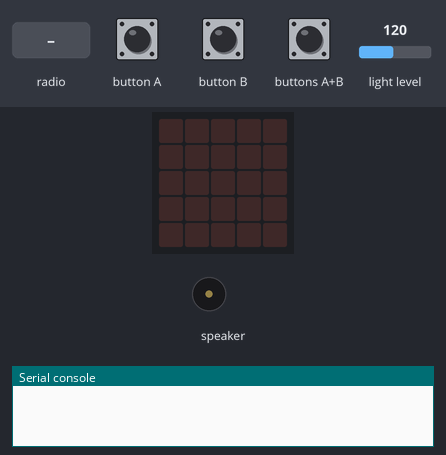
A program run on a simulated Calliope mini (MakeCode). On the bench: the board's 5×5 LED display, buzzer (waves = sounding), the last lines printed to the serial console. The inputs (shaded band) are chosen by the test bench; at power-on: light level 120. No radio messages arrive unless stated (any console line starting 'radio sent:' is added by the test bench).

Above: at 1.2 s.
1.3 s: button A pressed for 0.15 s
At 3.0 s:
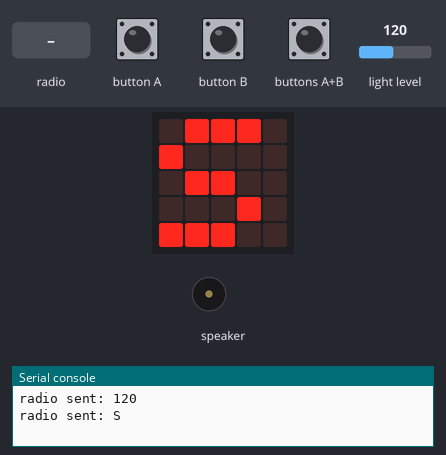
3.9 s: button B pressed for 0.15 s
At 5.2 s:
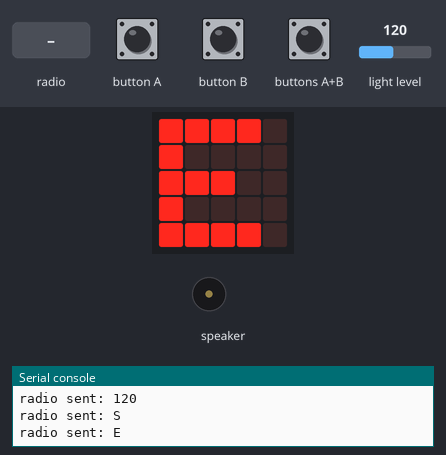
5.5 s: buttons A+B pressed for 0.15 s
At 6.1 s:
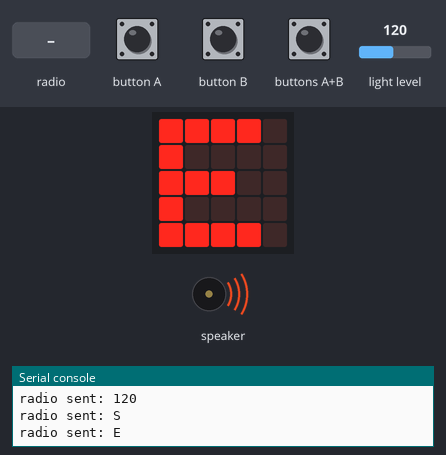
8.6 s: button A pressed for 0.15 s
At 10.3 s:
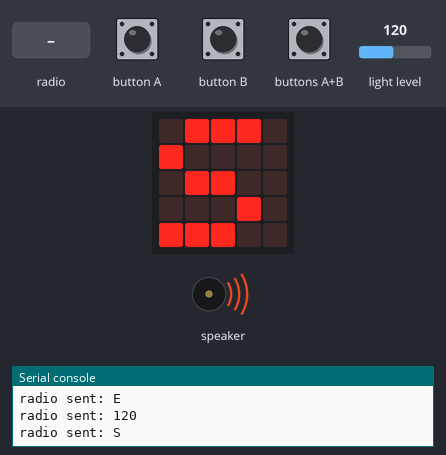
11.7 s: radio message "E" arrives
13.2 s: radio message "S" arrives
At 13.6 s:
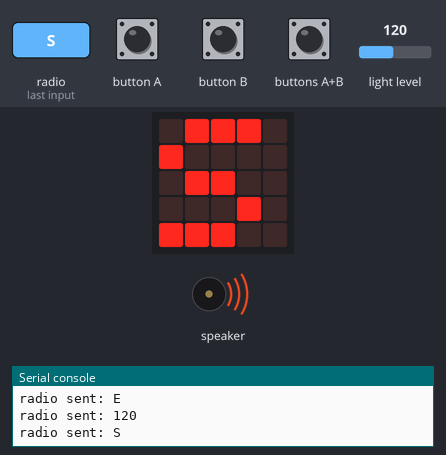
Timing chart, 0 to 17.2 s (numbered marks = the images above; inputs shaded):
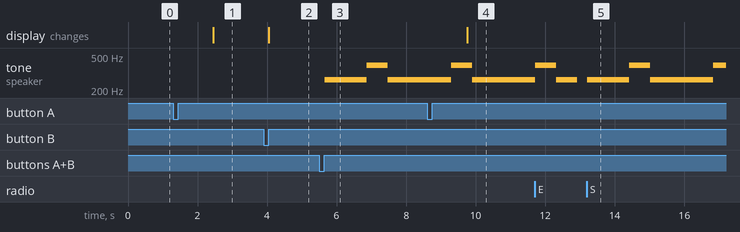

The program:

main.ts
```typescript
radio.onReceivedNumber(function (receivedNumber) {
    bpm_erhalten = receivedNumber
})
input.onButtonPressed(Button.A, function () {
    radio.sendNumber(120)
    basic.pause(1000)
    radio.sendString("S")
    basic.showString("S")
})
input.onButtonPressed(Button.AB, function () {
    debug_mode = true
    müsig = true
    bpm_erhalten = 100
})
radio.onReceivedString(function (receivedString) {
    if (receivedString == "S") {
        müsig = true
    } else if (receivedString == "E") {
        müsig = false
    }
})
input.onButtonPressed(Button.B, function () {
    radio.sendString("E")
    basic.showString("E")
})
let bpm_erhalten = 0
let debug_mode = false
let müsig = false
müsig = false
debug_mode = false
radio.setGroup(28)
radio.setTransmitPower(4)
basic.forever(function () {
    while (müsig) {
        music.setTempo(bpm_erhalten)
        music.playTone(262, music.beat(BeatFraction.Whole))
        music.playTone(262, music.beat(BeatFraction.Whole))
        if (Math.round(Math.map(input.lightLevel(), 0, 255, 0, 2)) == 0) {
            music.playTone(330, music.beat(BeatFraction.Whole))
        } else if (Math.round(Math.map(input.lightLevel(), 0, 255, 0, 2)) == 1) {
            music.playTone(392, music.beat(BeatFraction.Whole))
        } else if (Math.round(Math.map(input.lightLevel(), 0, 255, 0, 2)) == 2) {
            music.playTone(523, music.beat(BeatFraction.Whole))
        }
        music.playTone(262, music.beat(BeatFraction.Whole))
    }
})
```

test.ts
```typescript
// Hier kann man Tests durchführen; diese Datei wird nicht kompiliert, wenn dieses Paket als Erweiterung verwendet wird.
```

Measured:
- after the input at 1.3 s, the display: changes after 1.2 s (image 1)
- after the input at 3.9 s, the display: changes after 0.15 s (image 2)
- after the input at 5.5 s, tone on speaker: silent → 262 Hz after 0.16 s, → 392 Hz 1.2 s later, → 262 Hz 0.61 s later
- after the input at 8.6 s, the display: changes after 1.2 s (image 4)
- after the input at 13.2 s, tone on speaker: silent → 262 Hz at once, → 392 Hz 1.2 s later, → 262 Hz 0.61 s later, → 392 Hz 1.8 s later
